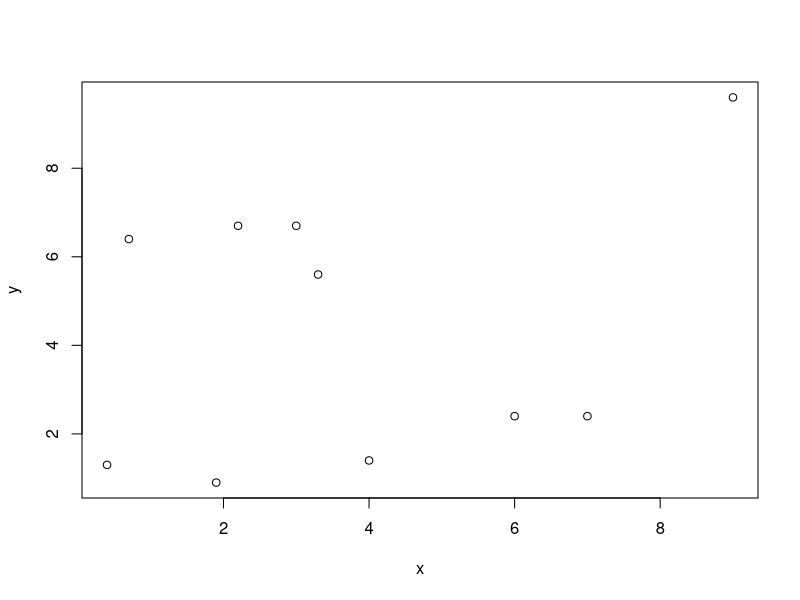
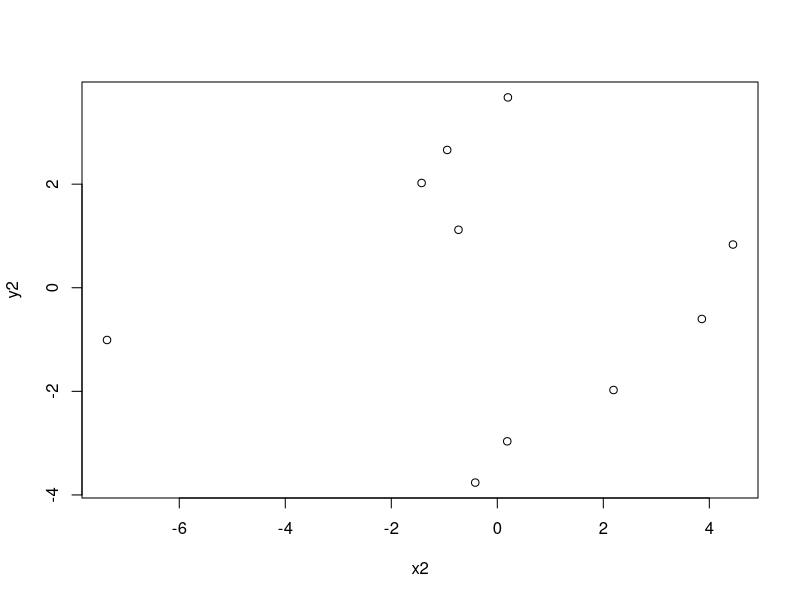

These figures' R source, in order:
#X11()
points<-matrix(c(3, 4,
                 6, 3.3,
                 9, 2.2,
                 1.9, 0.7,
                 7.0, 0.4,
                 6.7, 1.4,
                 2.4, 5.6,
                 9.6, 6.7,
                 0.9, 6.4,
                 2.4, 1.3
), 10, 2)
points
x<-points[,1]
y<-points[,2]
plot(x, y, type='p')

d<-dist(points)
d

points2<-cmdscale(d)
points2
x2<-points2[,1]
y2<-points2[,2]
plot(x2, y2, type='p')
result<-dist(points2)
result
